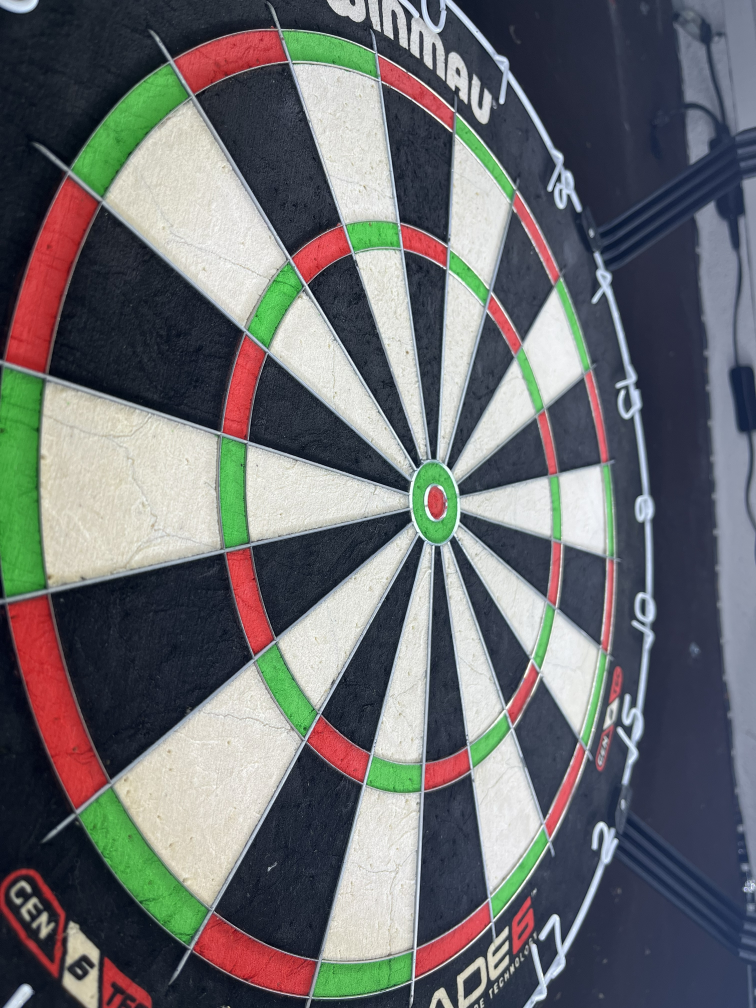
#> input picture Images/TestEmptyBoard.jpg, 3024 x 4032 px, given in place of EmptyBoardTest.jpg, which was not available (shown at 1/4 size)
$ python BoardDetection.py
#> lines starting #> are read from the running program, lines starting #| are printed output that depends on the picture; after the words box and inside, x2 and y2 are one past the last pixel; in counts of white or black regions, pixels touching at a corner belong together; pictures that were not available may be replaced by others from this repository, and a replacement may not be noted
import cv2
import numpy as np

def detect_board(image_path, show_debug=False):
#> called with image_path = 'Images/EmptyBoardTest.jpg', show_debug = True
    img = cv2.imread(image_path, cv2.IMREAD_COLOR) #Load the Dartboard image, IMREAD_COLOR loads the image in coloR, The image data is stored in img
#> img is the input picture: shape (4032, 3024, 3); mean B, G, R 110.6, 108, 106.3

    height, width = img.shape[:2] #img.shape returns a tuple containing the dimensions of the image. The first two elements of this tuple represent the height and width of the image, respectively. The [:2] slice is used to extract only these two values, which are then assigned to the variables height and width.
    scale = min(800 / width, 700 / height) # calculate the scaling factor to resize the image while maintaining its aspect ratio.
    img = cv2.resize(img, (int(width * scale), int(height * scale)))
#> img: shape (700, 525, 3)
    clean_image = img.copy() #multiply both dimentions by the same scale to keep the proportions of the image.
    gray = cv2.cvtColor(img, cv2.COLOR_BGR2GRAY) # making a grayscale version of the image for scoring zones as they are black and white.


    hsv = cv2.cvtColor(img, cv2.COLOR_BGR2HSV) #convert the resized image from BGR color to HSV , makes a seperate image called  hsv img stays in BGR colour.
#> hsv: shape (700, 525, 3); mean H, S, V 94.4, 78.2, 126.2

    green_mask = cv2.inRange(hsv, (35, 80, 50), (90, 255, 255)) # Create a mask selecting pixels within a green HSV range. Pixels in that range will be set to 255 white and others will be set to black 0.
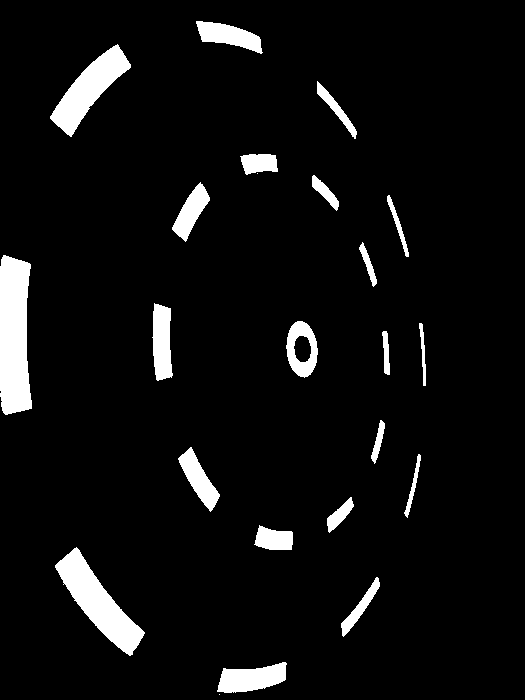
#> green_mask: shape (700, 525); 6.1% white; 23 white regions (2 under 20 px), largest, box (x1, y1, x2, y2) and area: (0, 255, 32, 415) 4345, (55, 547, 145, 656) 3448, (50, 44, 131, 137) 2796

    red_mask1 = cv2.inRange(hsv, (0, 80, 50), (10, 255, 255)) # Some reds fall in the lower end of the hue spectrum
#> red_mask1: shape (700, 525); 0.4% white in thin lines or dots, all inside (x1, y1, x2, y2) = (5, 41, 426, 698)
    red_mask2 = cv2.inRange(hsv, (170, 80, 50), (179, 255, 255)) # others Fll in the upper end of the hue spectrum. So I create two masks for red and combine them.
#> red_mask2: shape (700, 525); 6.2% white; 43 white regions (17 under 20 px), largest, box (x1, y1, x2, y2) and area: (3, 122, 69, 259) 3717, (5, 413, 75, 562) 3618, (134, 635, 219, 692) 2314
    red_mask = cv2.bitwise_or(red_mask1, red_mask2) #combining the two red masks into one.
#> red_mask: shape (700, 525); 6.6% white; 31 white regions (5 under 20 px), largest, box (x1, y1, x2, y2) and area: (5, 413, 75, 562) 4392, (3, 122, 69, 259) 3946, (134, 635, 219, 692) 2359
    colour_mask = cv2.bitwise_or(green_mask, red_mask) #combining the green and red masks into one.
#> colour_mask: shape (700, 525); 12.6% white; 54 white regions (7 under 20 px), largest, box (x1, y1, x2, y2) and area: (5, 413, 75, 562) 4392, (0, 255, 32, 415) 4345, (3, 122, 69, 259) 3946

    kernel = cv2.getStructuringElement(cv2.MORPH_ELLIPSE, (9, 9)) #creating a small elipsed shaped kernel 9x9 grid , used to proccess and image
    board_mask = cv2.morphologyEx(colour_mask, cv2.MORPH_CLOSE, kernel) #apply morphological closing to the color mask, this gets rid of the gaps caused by the wire on board.
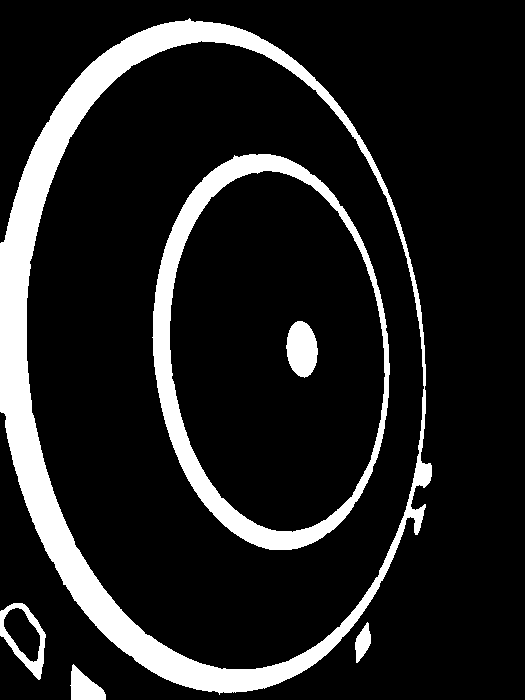
#> board_mask: shape (700, 525); 13.2% white; 6 white regions

    contours, hierarchy = cv2.findContours(
        board_mask, cv2.RETR_TREE, cv2.CHAIN_APPROX_NONE    # this finds finds the contours in the board mask, cv2.RETR_TREE retrieves all contours and reconstructs a full hierarchy of nested contours, cv2.CHAIN_APPROX_NONE stores all the contour points without any compression.
    )
#> contours = 9 contours; largest, box (x1, y1, x2, y2) and area: (0, 18, 432, 695) 225408, (26, 40, 425, 670) 194850, (152, 154, 390, 550) 72930, (169, 170, 386, 533) 60876, (0, 603, 46, 680) 2110

    sorted_contours = sorted(contours, key=cv2.contourArea, reverse=True) #sorts the contours eclosed by each boundry by area
#> sorted_contours has the same summary as contours


    for index, contour in enumerate(sorted_contours[:4]): #Loop for the 4 ring boundaries

        # Fitting an ellipse requires at least five points.
        if len(contour) >= 5:

            # Fit an ellipse around this ring boundary.
            ring_ellipse = cv2.fitEllipse(contour)

            # Alternate between blue and yellow outlines.
            colour = (255, 0, 0) if index % 2 == 0 else (0, 255, 255)

            # Draw the ellipse on the image.
            if show_debug:
                cv2.ellipse(img, ring_ellipse, colour, 2)
#> this loop made 4 passes
#> (ring_ellipse, colour) on passes 1 to 4: (((211.9, 357.8), (427.6, 673.2), 174.5), (255, 0, 0)), (((224, 355.8), (394.4, 629.1), 174.9), (0, 255, 255)), (((270.7, 351.5), (234, 396.8), 174.9), (255, 0, 0)), (((276.7, 351.2), (213.9, 362.4), 174.8), (0, 255, 255))
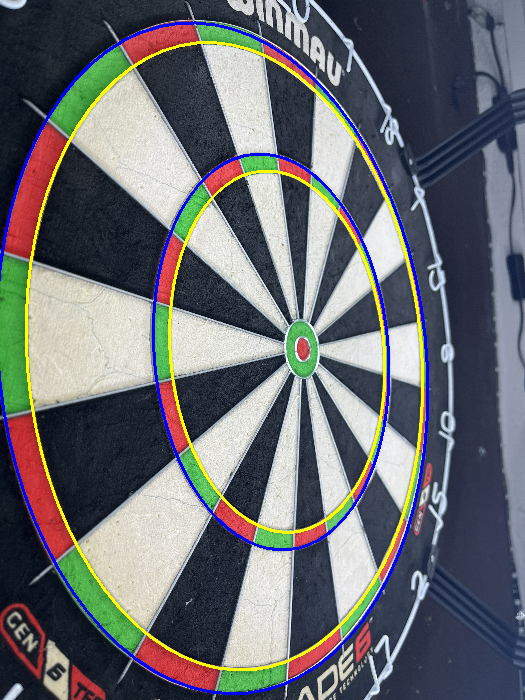
#> img: shape (700, 525, 3); mean B, G, R 111.5, 107.8, 105.8

    # Find red shapes without closing the gaps around the inner bull
    red_contours, _ = cv2.findContours(
        red_mask, cv2.RETR_EXTERNAL, cv2.CHAIN_APPROX_NONE
    )
#> red_contours = 31 contours, 5 with area under 20; largest, box (x1, y1, x2, y2) and area: (5, 413, 75, 562) 4230, (3, 122, 69, 259) 3797, (134, 635, 219, 692) 2261, (0, 603, 46, 680) 2098, (121, 21, 200, 65) 1786

    if len(sorted_contours) >= 5:
        # Collect possible bull contours inside the inner treble boundary.
        outer_bull_candidates = []

        for contour in sorted_contours[4:]:

            # Check that every outline point is inside the inner treble.
            inside = all(
                cv2.pointPolygonTest(
                    sorted_contours[3],
                    (float(point[0][0]), float(point[0][1])),
                    False
                ) > 0
                for point in contour
            )

            if inside:
                outer_bull_candidates.append(contour)
#> this loop made 5 passes
#> after the loop, outer_bull_candidates = 1 contour; box (x1, y1, x2, y2) and area: (286, 321, 318, 378) 1308

        # Stop if no suitable contour was found.
        if not outer_bull_candidates:
            raise ValueError("Outer bull not found inside the treble ring.")

        # Choose the largest contour within that area.
        outer_bull = max(outer_bull_candidates, key=cv2.contourArea)
#> outer_bull = contour of 127 points, box (x1, y1, x2, y2) (286, 321, 318, 378), area 1308
        if show_debug:
            cv2.drawContours(img, [outer_bull], -1, (255, 0, 0), 2)
        bull_candidates = []

        for contour in red_contours:
            if len(contour) >= 5:
                candidate_ellipse = cv2.fitEllipse(contour)
                centre = candidate_ellipse[0]

                # Only accept red shapes whose centre is inside the outer bull
                if cv2.pointPolygonTest(outer_bull, centre, False) >= 0:
                    bull_candidates.append(contour)
#> this loop made 31 passes
#> candidate_ellipse on passes 2, 3, 4, 5, 6, 9, 10, 11: ((83.11, 685.7), (28.01, 41.4), 126.2), ((174.9, 665.1), (31.98, 101.4), 114.3), ((312.5, 654.2), (16.58, 75.86), 53.25), ((362.3, 642.4), (13.17, 35.34), 15.06), ((23.56, 635.9), (36.9, 76.95), 156), ((309.2, 534.5), (17.45, 39.66), 62.54), ((421.5, 519.5), (0, 1), 180), ((391.3, 551.4), (6.81, 78.62), 22.69)
#> after the loop, bull_candidates = 1 contour; box (x1, y1, x2, y2) and area: (297, 338, 310, 361) 182

        if bull_candidates:
            inner_bull = max(bull_candidates, key=cv2.contourArea)
#> inner_bull = contour of 52 points, box (x1, y1, x2, y2) (297, 338, 310, 361), area 182
            inner_bull_ellipse = cv2.fitEllipse(inner_bull)
#> inner_bull_ellipse = ((302.6, 348.7), (11.35, 21.27), 174.4)

            centre_x, centre_y = inner_bull_ellipse[0] # Use the centre of the detected inner bull as the board centre.
#> centre_x = 302.6; centre_y = 348.7
            if show_debug:

                cv2.circle(img, (int(centre_x), int(centre_y)), 1, (255, 255, 255), -1) # Draw a small white dot so we can check its position.
#> img: shape (700, 525, 3); mean B, G, R 111.6, 107.6, 105.7
                cv2.ellipse(img, inner_bull_ellipse, (0, 255, 255), 2)

    # Continue only if the five main board contours were found.
    if len(sorted_contours) >= 5:

        # Create a blank mask to mark where the single-scoring sections are.
        singles_mask = np.zeros(gray.shape, dtype=np.uint8)

        # Fill inside the inner double boundary, excluding doubles and outside areas.
        cv2.drawContours(
            singles_mask, [sorted_contours[1]], -1, 255, cv2.FILLED
        )
#> singles_mask: shape (700, 525); 53.2% white; 1 black region, box (x1, y1, x2, y2) and area: (0, 0, 525, 700) 171902

        # Remove everything inside the outer treble boundary.
        # This leaves the outer single sections.
        cv2.drawContours(
            singles_mask, [sorted_contours[2]], -1, 0, cv2.FILLED
        )

        # Add back the area inside the inner treble boundary.
        # This adds the inner single sections without adding the treble ring.
        cv2.drawContours(
            singles_mask, [sorted_contours[3]], -1, 255, cv2.FILLED
        )

        # Remove the bull area from the mask.
        cv2.drawContours(
            singles_mask, [outer_bull], -1, 0, cv2.FILLED
        )
#> singles_mask: shape (700, 525); 49.6% white; 2 white regions, box (x1, y1, x2, y2) and area: (26, 40, 425, 670) 122201, (169, 170, 386, 533) 59927

        # Create a small kernel for cleaning up the masks.
        section_kernel = np.ones((3, 3), dtype=np.uint8)

        # Move the mask slightly away from the ring boundaries.
        singles_mask = cv2.erode(
            singles_mask, section_kernel, iterations=1
        )
#> singles_mask: shape (700, 525); 48.3% white; 2 white regions, box (x1, y1, x2, y2) and area: (27, 42, 424, 669) 118862, (170, 171, 385, 531) 58586

        # Blur the clean grayscale image to smooth out small surface details.
        blurred_gray = cv2.GaussianBlur(gray, (7, 7), 0)
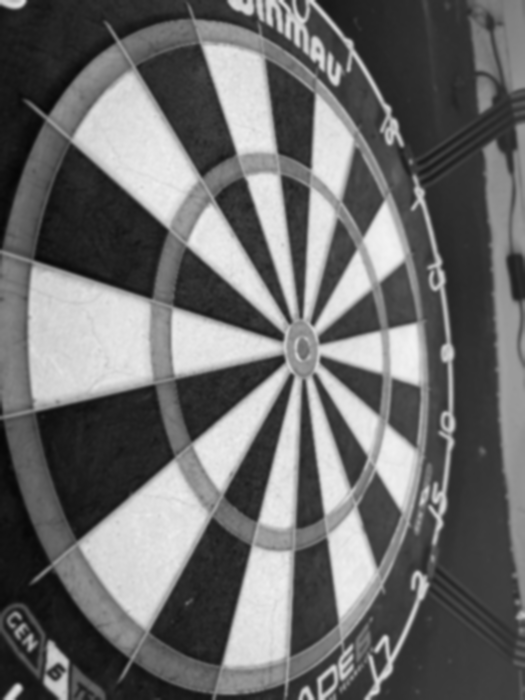
#> blurred_gray: shape (700, 525); min 6, max 243, mean 107.7

        # Select obvious white areas using their brightness.
        white_mask = cv2.inRange(blurred_gray, 155, 255)
#> white_mask: shape (700, 525); 27.5% white; 87 white regions (49 under 20 px), largest, box (x1, y1, x2, y2) and area: (171, 203, 301, 669) 22710, (303, 81, 426, 543) 18827, (28, 266, 154, 409) 13922

        # Select obvious black areas using their brightness.
        # Values between 105 and 155 are ignored to avoid uncertain pixels.
        black_mask = cv2.inRange(blurred_gray, 0, 105)
#> black_mask: shape (700, 525); 57% white; 46 black regions (15 under 20 px), largest, box (x1, y1, x2, y2) and area: (0, 18, 429, 700) 131776, (484, 141, 525, 621) 9110, (227, 0, 404, 147) 4066

        # Keep white pixels only within the single-scoring areas.
        white_mask = cv2.bitwise_and(white_mask, singles_mask)
#> white_mask: shape (700, 525); 24% white; 31 white regions (13 under 20 px), largest, box (x1, y1, x2, y2) and area: (28, 266, 154, 409) 13922, (79, 461, 211, 629) 11441, (72, 71, 201, 229) 9991

        # Keep black pixels only within the single-scoring areas.
        black_mask = cv2.bitwise_and(black_mask, singles_mask)
#> black_mask: shape (700, 525); 22.3% white; 23 white regions (3 under 20 px), largest, box (x1, y1, x2, y2) and area: (33, 384, 176, 544) 13506, (32, 140, 169, 299) 12493, (149, 517, 251, 668) 8355

        # Remove small specks and thin connections from the white mask.
        white_mask = cv2.morphologyEx(
            white_mask, cv2.MORPH_OPEN, section_kernel
        )
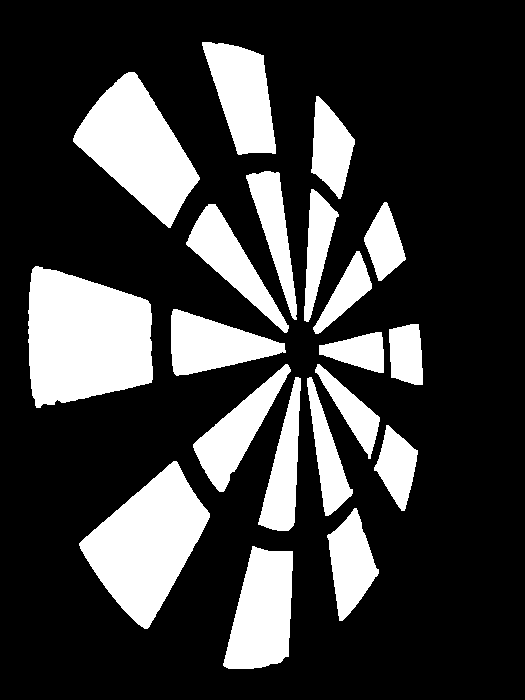
#> white_mask: shape (700, 525); 23.9% white; 20 white regions, largest, box (x1, y1, x2, y2) and area: (28, 266, 153, 408) 13918, (79, 461, 210, 629) 11439, (73, 72, 200, 228) 9983

        # Remove small specks and thin connections from the black mask.
        black_mask = cv2.morphologyEx(
            black_mask, cv2.MORPH_OPEN, section_kernel
        )
#> black_mask: shape (700, 525); 22.2% white; 20 white regions

        # Find contours around the white sections.
        white_contours, _ = cv2.findContours(
            white_mask, cv2.RETR_EXTERNAL, cv2.CHAIN_APPROX_SIMPLE
        )
#> white_contours = 20 contours; largest, box (x1, y1, x2, y2) and area: (28, 266, 153, 408) 13690, (79, 461, 210, 629) 11261, (73, 72, 200, 228) 9816, (223, 546, 293, 669) 6106, (202, 42, 276, 155) 5144

        # Find contours around the black sections.
        black_contours, _ = cv2.findContours(
            black_mask, cv2.RETR_EXTERNAL, cv2.CHAIN_APPROX_SIMPLE
        )
#> black_contours = 20 contours; largest, box (x1, y1, x2, y2) and area: (34, 384, 175, 542) 13289, (32, 143, 169, 299) 12286, (149, 518, 251, 667) 8178, (136, 43, 236, 176) 6773, (174, 355, 285, 442) 4146

        # Reject tiny contours based on the size of the detected board.
        min_section_area = cv2.contourArea(sorted_contours[0]) * 0.001
#> min_section_area = 225.4

        # Save the white section contours that are large enough.
        white_sections = [
            contour for contour in white_contours
            if cv2.contourArea(contour) > min_section_area
        ]
#> white_sections has the same summary as white_contours

        # Save the black section contours that are large enough.
        black_sections = [
            contour for contour in black_contours
            if cv2.contourArea(contour) > min_section_area
        ]
#> black_sections has the same summary as black_contours
        if show_debug:
            # Draw cyan outlines around white sections on your existing colour image.
            cv2.drawContours(img, white_sections, -1, (255, 255, 0), 1)
            # Draw magenta outlines around black sections on the same image.
            cv2.drawContours(img, black_sections, -1, (255, 0, 255), 1)


    #Dart Board Numbers in order clockwise starting from 20
    board_numbers = [20, 1, 18, 4, 13, 6, 10, 15, 2, 17, 3, 19, 7, 16, 8, 11, 14, 9, 12, 5]

    #Doubles Numbers in order clockwise starting from 20
    outer_numbers = [number * 2 for number in board_numbers]

    #Triples Numbers in order clockwise starting from 20
    inner_numbers =[number * 3 for number in board_numbers]

    if show_debug:
        cv2.drawContours(img,[sorted_contours[3]],-1,(0,0,255),2)
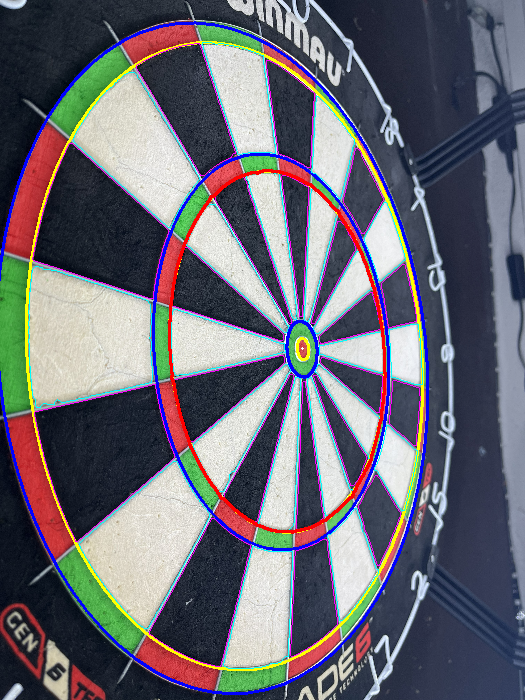
#> img: shape (700, 525, 3); mean B, G, R 115, 105.6, 106

    selection_background = img.copy()

    # Collect the outer single sections, one reference for each wedge.
    outer_sections = []

    for section in white_sections + black_sections:

        # Calculate the centre of this section.
        moments = cv2.moments(section)
        if moments["m00"] == 0:
            continue

        x = moments["m10"] / moments["m00"]
        y = moments["m01"] / moments["m00"]

        # Keep sections whose centre is outside the outer treble boundary.
        if cv2.pointPolygonTest(sorted_contours[2], (x, y), False) < 0:
            outer_sections.append(section)
#> this loop made 40 passes
#> (x, y) on passes 1 to 8: (262.2, 612), (350.5, 563.5), (146.9, 543.3), (396.6, 465.9), (327.1, 457.7), (283.7, 471.7), (352, 410.5), (236.2, 431.7)
#> after the loop, outer_sections = 20 contours; largest, box (x1, y1, x2, y2) and area: (28, 266, 153, 408) 13690, (34, 384, 175, 542) 13289, (32, 143, 169, 299) 12286, (79, 461, 210, 629) 11261, (73, 72, 200, 228) 9816

    # Find the direction from the bull centre to a sections centre.
    def section_angle(section):

        # Calculate the section's centre.
        moments = cv2.moments(section)
#> moments = moments, m00 6106, centre m10/m00, m01/m00 = (262.2, 612)
        x = moments["m10"] / moments["m00"]
#> x = 262.2
        y = moments["m01"] / moments["m00"]
#> y = 612

        # Return its direction in radians.
        return np.arctan2(y - centre_y, x - centre_x)

    # Sort the outer sections clockwise by their direction around the bull.
    outer_sections = sorted(outer_sections, key=section_angle)


    # Build a whole wedge mask from a detected single section.
    # [55 lines left out: function build_wedge, not called in this run]

    # Store each scoring area's mask, score and label after calibration.
    scoring_areas = []


    # Create a filled mask inside a contour.
    def filled_mask(contour):
        mask = np.zeros(gray.shape, dtype=np.uint8)
        cv2.drawContours(mask, [contour], -1, 255, cv2.FILLED)
#> mask: shape (700, 525); 61.6% white; 1 black region, box (x1, y1, x2, y2) and area: (0, 0, 525, 700) 141245
        return mask


    # Create a ring between an outside and inside boundary.
    def ring_mask(outside_contour, inside_contour):
        mask = filled_mask(outside_contour)
        cv2.drawContours(mask, [inside_contour], -1, 0, cv2.FILLED)
#> mask: shape (700, 525); 8.3% white; 1 white region, box (x1, y1, x2, y2) and area: (0, 18, 432, 695) 30657
        return mask


    # The double ring lies between the first two detected boundaries.
    double_mask = ring_mask(sorted_contours[0], sorted_contours[1])

    # The treble ring lies between the next two boundaries.
    treble_mask = ring_mask(sorted_contours[2], sorted_contours[3])

    # Outer singles lie between the double and treble rings.
    outer_single_mask = ring_mask(sorted_contours[1], sorted_contours[2])

    # Inner singles lie between the treble ring and outer bull.
    inner_single_mask = ring_mask(sorted_contours[3], outer_bull)
#> in ring_mask (call 4), `cv2.drawContours(mask, [inside_contour], -1, 0, cv2.FILLED)`:
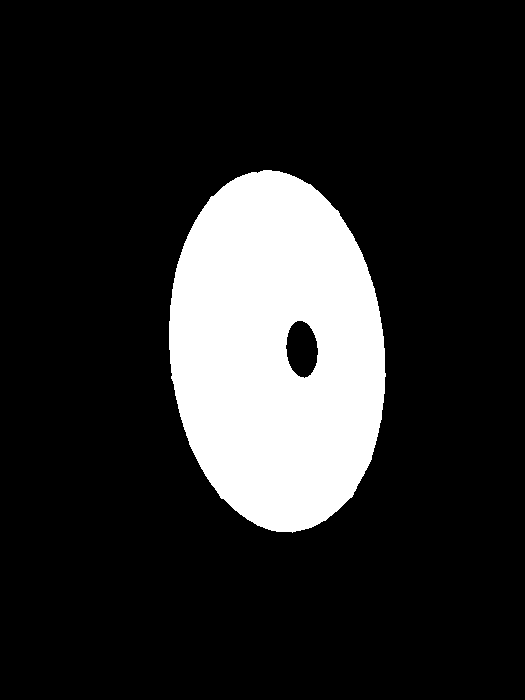
#> mask: shape (700, 525); 16.3% white; 1 white region, box (x1, y1, x2, y2) and area: (169, 170, 386, 533) 59927

    # Both single areas have the same scoring rule, so combine them.
    single_mask = cv2.bitwise_or(outer_single_mask, inner_single_mask)

    # Track whether a section has been selected and testing has started.
    twenty_selected = False
    testing = False

    #Start by Adding a click to recognise 20 and then add the rest of the numbers clockwise.
    # [141 lines left out: function twenty_click, not called in this run]

    if show_debug:
        cv2.imshow('Board Image', img) #Displays the coloured image after elipses have been drawn.
        cv2.setMouseCallback('Board Image', twenty_click) # Connect mouse events in this window to our function.
        cv2.moveWindow('Board Image', 100, 100) #posistion the window on the screen at coordinates (100, 100)

        cv2.waitKey(0)
        cv2.destroyAllWindows()

    # Return the image and detected board information.
    return {
        "image": clean_image,
        "outer_double": sorted_contours[0],
        "inner_double": sorted_contours[1],
        "outer_treble": sorted_contours[2],
        "inner_treble": sorted_contours[3],
        "bull_centre": (centre_x, centre_y),
        "outer_sections": outer_sections
    }

# Run the interactive test only when this file is run directly.
if __name__ == "__main__":
    detect_board("Images/EmptyBoardTest.jpg", show_debug=True)
